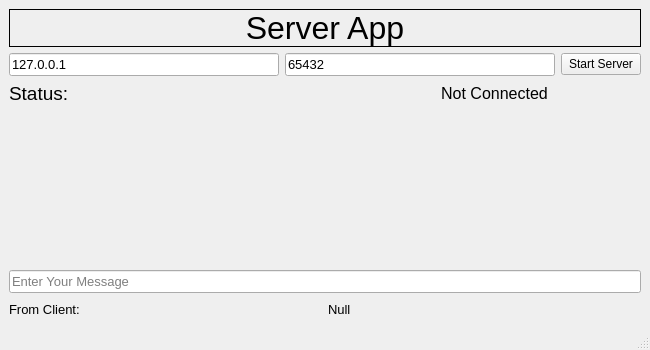
<?xml version="1.0" encoding="UTF-8"?>
<ui version="4.0">
 <class>MainWindow</class>
 <widget class="QMainWindow" name="MainWindow">
  <property name="geometry">
   <rect>
    <x>0</x>
    <y>0</y>
    <width>650</width>
    <height>350</height>
   </rect>
  </property>
  <property name="windowTitle">
   <string>MainWindow</string>
  </property>
  <widget class="QWidget" name="centralwidget">
   <layout class="QGridLayout" name="gridLayout_2">
    <item row="0" column="0">
     <layout class="QGridLayout" name="gridLayout">
      <item row="2" column="0">
       <layout class="QVBoxLayout" name="verticalLayout_2">
        <item>
         <widget class="QLineEdit" name="server_message_text">
          <property name="font">
           <font>
            <pointsize>10</pointsize>
           </font>
          </property>
          <property name="focusPolicy">
           <enum>Qt::ClickFocus</enum>
          </property>
          <property name="inputMask">
           <string/>
          </property>
          <property name="text">
           <string/>
          </property>
          <property name="placeholderText">
           <string>Enter Your Message</string>
          </property>
         </widget>
        </item>
        <item>
         <layout class="QHBoxLayout" name="horizontalLayout_4">
          <item>
           <layout class="QHBoxLayout" name="horizontalLayout_3">
            <item>
             <widget class="QLabel" name="label_2">
              <property name="font">
               <font>
                <pointsize>10</pointsize>
               </font>
              </property>
              <property name="frameShape">
               <enum>QFrame::NoFrame</enum>
              </property>
              <property name="text">
               <string>From Client:</string>
              </property>
             </widget>
            </item>
            <item>
             <spacer name="horizontalSpacer_3">
              <property name="orientation">
               <enum>Qt::Horizontal</enum>
              </property>
              <property name="sizeType">
               <enum>QSizePolicy::Maximum</enum>
              </property>
              <property name="sizeHint" stdset="0">
               <size>
                <width>40</width>
                <height>20</height>
               </size>
              </property>
             </spacer>
            </item>
           </layout>
          </item>
          <item>
           <widget class="QLabel" name="client_message_text">
            <property name="font">
             <font>
              <pointsize>10</pointsize>
             </font>
            </property>
            <property name="frameShape">
             <enum>QFrame::NoFrame</enum>
            </property>
            <property name="text">
             <string>Null</string>
            </property>
           </widget>
          </item>
         </layout>
        </item>
       </layout>
      </item>
      <item row="0" column="0">
       <layout class="QVBoxLayout" name="verticalLayout">
        <item>
         <widget class="QLabel" name="title_label">
          <property name="font">
           <font>
            <pointsize>24</pointsize>
           </font>
          </property>
          <property name="frameShape">
           <enum>QFrame::Box</enum>
          </property>
          <property name="frameShadow">
           <enum>QFrame::Plain</enum>
          </property>
          <property name="text">
           <string>Server App</string>
          </property>
          <property name="alignment">
           <set>Qt::AlignCenter</set>
          </property>
         </widget>
        </item>
        <item>
         <layout class="QHBoxLayout" name="horizontalLayout_6">
          <item>
           <layout class="QHBoxLayout" name="horizontalLayout_7">
            <item>
             <widget class="QLineEdit" name="host">
              <property name="font">
               <font>
                <pointsize>10</pointsize>
               </font>
              </property>
              <property name="focusPolicy">
               <enum>Qt::ClickFocus</enum>
              </property>
              <property name="inputMask">
               <string/>
              </property>
              <property name="text">
               <string>127.0.0.1</string>
              </property>
              <property name="placeholderText">
               <string>HOST</string>
              </property>
             </widget>
            </item>
            <item>
             <widget class="QLineEdit" name="port">
              <property name="font">
               <font>
                <pointsize>10</pointsize>
               </font>
              </property>
              <property name="focusPolicy">
               <enum>Qt::ClickFocus</enum>
              </property>
              <property name="inputMask">
               <string/>
              </property>
              <property name="text">
               <string>65432</string>
              </property>
              <property name="placeholderText">
               <string>PORT</string>
              </property>
             </widget>
            </item>
           </layout>
          </item>
          <item>
           <widget class="QPushButton" name="start_btn">
            <property name="text">
             <string>Start Server</string>
            </property>
           </widget>
          </item>
         </layout>
        </item>
        <item>
         <layout class="QHBoxLayout" name="horizontalLayout_2">
          <item>
           <widget class="QLabel" name="label_1">
            <property name="font">
             <font>
              <pointsize>14</pointsize>
             </font>
            </property>
            <property name="text">
             <string>Status:</string>
            </property>
            <property name="alignment">
             <set>Qt::AlignLeading|Qt::AlignLeft|Qt::AlignVCenter</set>
            </property>
           </widget>
          </item>
          <item>
           <spacer name="horizontalSpacer_2">
            <property name="orientation">
             <enum>Qt::Horizontal</enum>
            </property>
            <property name="sizeType">
             <enum>QSizePolicy::Maximum</enum>
            </property>
            <property name="sizeHint" stdset="0">
             <size>
              <width>40</width>
              <height>20</height>
             </size>
            </property>
           </spacer>
          </item>
          <item>
           <layout class="QHBoxLayout" name="horizontalLayout">
            <item>
             <widget class="QLabel" name="status_label">
              <property name="font">
               <font>
                <pointsize>12</pointsize>
               </font>
              </property>
              <property name="text">
               <string>Not Connected</string>
              </property>
              <property name="alignment">
               <set>Qt::AlignCenter</set>
              </property>
             </widget>
            </item>
           </layout>
          </item>
         </layout>
        </item>
       </layout>
      </item>
      <item row="1" column="0">
       <spacer name="verticalSpacer">
        <property name="orientation">
         <enum>Qt::Vertical</enum>
        </property>
        <property name="sizeHint" stdset="0">
         <size>
          <width>20</width>
          <height>40</height>
         </size>
        </property>
       </spacer>
      </item>
     </layout>
    </item>
   </layout>
  </widget>
  <widget class="QMenuBar" name="menubar">
   <property name="geometry">
    <rect>
     <x>0</x>
     <y>0</y>
     <width>650</width>
     <height>26</height>
    </rect>
   </property>
  </widget>
  <widget class="QStatusBar" name="statusbar"/>
 </widget>
 <resources/>
 <connections/>
</ui>
